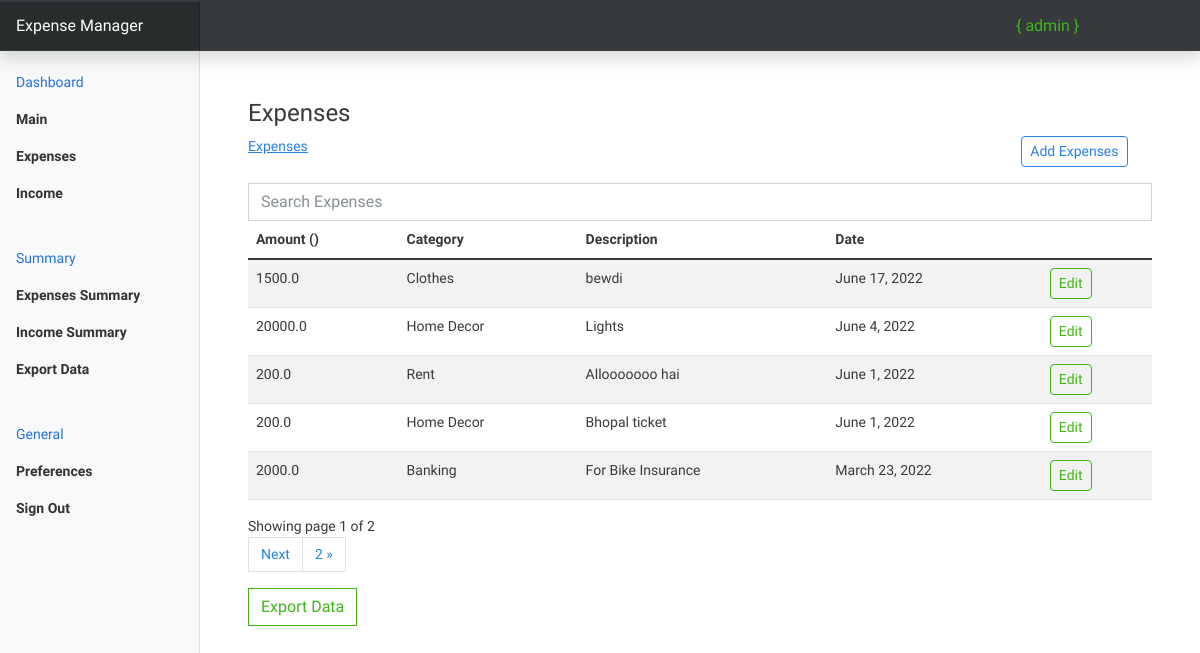
Page /expenses (signed in) on the committed database.
### expense_app/models.py (models this page shows, shortened)
class Expense(models.Model):
    amount = models.FloatField()
    date = models.DateField()
    description = models.TextField()
    owner = models.ForeignKey(to=User, on_delete=models.CASCADE)
    category = models.CharField(max_length=255)
    class Meta:
        ordering = ['-date']

### expense_app/views.py (the view)
# urls.py: path("expenses", views.index, name='expenses'),
@login_required
def index(request):
    categories = Category.objects.all()
    expenses = Expense.objects.filter(owner=request.user)
    paginator = Paginator(expenses, 5)
    page_number = request.GET.get('page')
    page_obj = Paginator.get_page(paginator, page_number)
    context = {
        'expenses': expenses,
        'page_obj': page_obj
    }
    return render(request, "expenses/index.html", context)

### templates/expenses/index.html (shortened to what this page needs)
{% extends "base.html" %}
{% block title %} Expenses {% endblock %} {% block content %}
{% load static %}
<div class="container mt-5">
  <h4>Expenses</h4>
  <div class="row">
    <div class="col-md-10">
      <nav aria-label="breadcrumb">
        <ol class="breadcrumb">
          <li class="breadcrumb-item active"><a href="">Expenses</a></li>
        </ol>
      </nav>
    </div>
    <div class="col-md-2">
      <a href="{% url 'add-expense' %}" class="btn btn-sm btn-outline-primary rounded mb-3"
        >Add Expenses</a
      >
    </div>
  </div>
<form method="POST">
  <input class="form-control" type="searchField" placeholder="Search Expenses" id="searchField">
  <form>
  <div class="app-table">
  {% if expenses.count %}
  <table class="table table-striped">
    <thead>
      <tr>
        <th scope="col">Amount ({{currency}})</th>
        <th scope="col">Category</th>
        <th scope="col">Description</th>
        <th scope="col">Date</th>
        <th></th>
      </tr>
    </thead>
    <tbody>
      {% for expense in page_obj %}
      <tr>
        <td scope="row">{{ expense.amount }}</td>
        <td>{{expense.category}}</td>
        <td>{{expense.description}}</td>
        <td>{{ expense.date }}</td>
        <td>
          <a
            href="{% url 'edit-expense' expense.id %}"
            class="btn btn-sm rounded btn-outline-success"
            >Edit</a
          >
        </td>
      </tr>
      {% endfor %%}
    </tbody>
  </table>
  {% endif %}
</div>
  <div class="pagination-container">
    <div class="">
      Showing page {{page_obj.number}} of {{ page_obj.paginator.num_pages }}
    </div>
    <ul class="pagination align-right float-right mr-auto">
      {% if page_obj.has_next %}
      <li class="page-item"> <a class="page-link" href="?page={{ page_obj.next_page_number }}">Next</a></li>
      <li class="page-item"> <a class="page-link" href="?page={{ page_obj.paginator.num_pages }}">{{ page_obj.paginator.num_pages}} &raquo;</a></li>
      {% endif %}
      </ul>
  </div>
</div>
<div class="container mb-3">
<a href="{% url 'export' %}" class="btn btn-outline-success">Export Data</a>
</div>
{% endblock %}

### templates/base.html (shortened to what this page needs)
<!DOCTYPE html>
<html lang="en">
  <head>
    {% load static %}
    <link
      href="{% static 'css/bootstrap.min.css' %}"
      rel="stylesheet"
    />
    <link href="{% static 'css/main.css' %}" rel="stylesheet" />
    <link href="{% static 'css/dashboard.css' %}" rel="stylesheet" />
  </head>
  <body>
    <header
      class="navbar navbar-dark sticky-top bg-dark flex-md-nowrap p-0 shadow"
    >
      <a class="navbar-brand col-md-3 col-lg-2 me-0 px-3 fs-6" href="#"
        >Expense Manager</a
      >
      <div class="navbar-nav" style="width: 200px">
        <div class="nav-item text-nowrap">
          <h6 class="text-success m-3">{ {{ user.username }} }</h6>
        </div>
      </div>
    </header>
    <div class="container-fluid">
      <div class="row">
        {% include "partials/_sidebar.html" %}
        <main class="col-md-9 ms-sm-auto col-lg-10 px-md-4">
          {% block content %} {% endblock %}
        </main>
      </div>
    </div>
  </body>
</html>

### templates/partials/_sidebar.html (shortened to what this page needs)
{% load static %}
<nav
  class="col-md-3 col-lg-2 d-md-block bg-light sidebar collapse"
  id="sidebarMenu"
>
  <div class="position-sticky pt-3">
    <ul class="nav flex-column">
      <li class="nav-item">
        <a aria-current="page" class="nav-link active" href="#"> Dashboard </a>
      </li>
      <li class="nav-item">
        <a class="nav-link" href="{% url 'home' %}"> <b>Main</b> </a>
      </li>
      <li class="nav-item">
        <a class="nav-link" href="{% url 'expenses' %}"> <b>Expenses</b> </a>
      </li>
      <li class="nav-item">
        <a class="nav-link" href="{% url 'income' %}">
          <b>Income</b>
        </a>
      </li>
    </ul>
    <ul class="nav flex-column mb-2">
      <li class="nav-item">
        <a aria-current="page" class="nav-link active" href="#"> Summary </a>
      </li>
      <li class="nav-item">
        <a class="nav-link" href="{% url 'stats' %}">
          <b> Expenses Summary</b>
        </a>
      </li>
      <li class="nav-item">
        <a class="nav-link" href="{% url 'stats-income' %}">
          <b> Income Summary </b>
        </a>
      </li>
      <li class="nav-item">
        <a class="nav-link" href="{% url 'export' %}">
          <b> Export Data </b>
        </a>
      </li>
    </ul>
    <ul class="nav flex-column mb-2">
      <li class="nav-item">
        <a aria-current="page" class="nav-link active" href="#"> General </a>
      </li>
      <li class="nav-item">
        <a class="nav-link" href="{% url 'preferences' %}">
          <b>Preferences</b>
        </a>
      </li>
      <li class="nav-item">
        <form action="{% url 'logout' %}" method="POST">
          <b
            ><input
              type="submit"
              class="nav-link fw-bold"
              style="border: none; background: none"
              value="Sign Out"
          /></b>
        </form>
      </li>
    </ul>
  </div>
</nav>

### static/css/dashboard.css (style rules this page uses)
body { font-size: 0.875rem; }
.sidebar { position: fixed; top: 0; bottom: 0; left: 0; z-index: 100; padding: 48px 0 0; box-shadow: inset -1px 0 0 rgba(0, 0, 0, 0.1); }
.sidebar .nav-link { font-weight: 500; color: #333; }
.sidebar .nav-link.active { color: #2470dc; }
.navbar-brand { padding-top: 0.75rem; padding-bottom: 0.75rem; background-color: rgba(0, 0, 0, 0.25); box-shadow: inset -1px 0 0 rgba(0, 0, 0, 0.25); }

### rows in the picture
Expense: amount "1500.0", category "Clothes", description "bewdi", date "June 17, 2022"
Expense: amount "20000.0", category "Home Decor", description "Lights", date "June 4, 2022"
Expense: amount "200.0", category "Rent", description "Allooooooo hai", date "June 1, 2022"
Expense: amount "200.0", category "Home Decor", description "Bhopal ticket", date "June 1, 2022"
Expense: amount "2000.0", category "Banking", description "For Bike Insurance", date "March 23, 2022"

### other values in the picture
{{ user.username }} "admin"
{{ page_obj.number }} "1"
{{ page_obj.paginator.num_pages }} "2"
